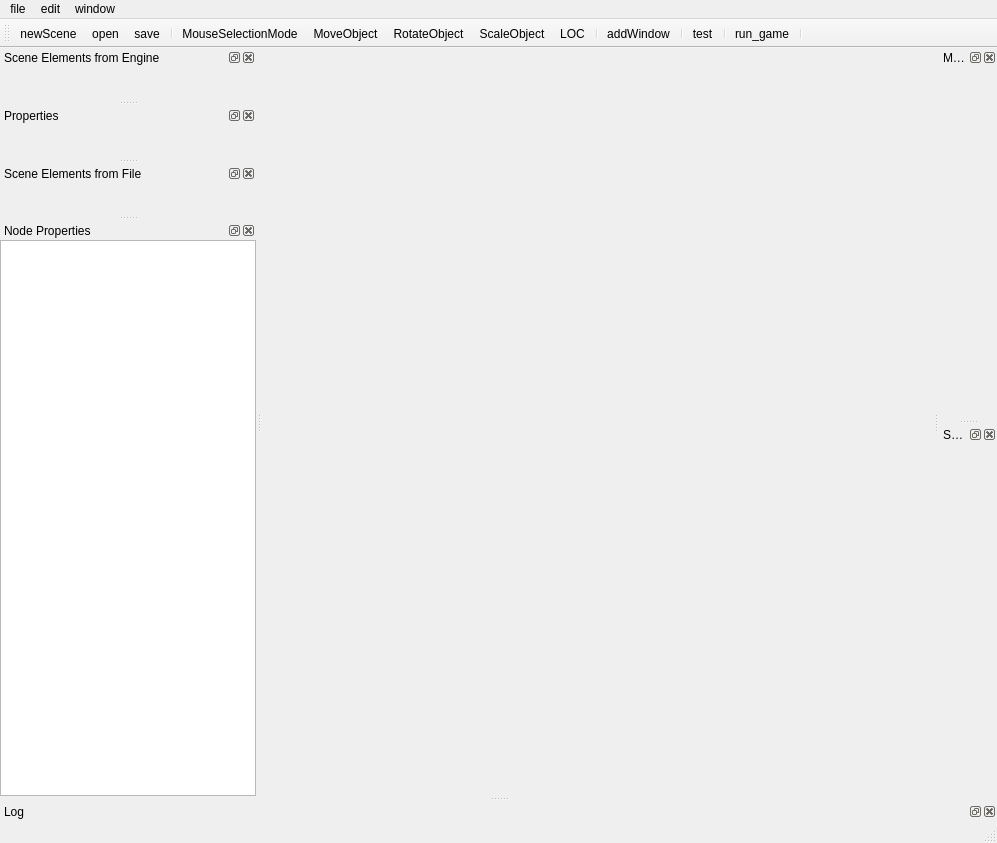
<?xml version="1.0" encoding="UTF-8"?>
<ui version="4.0">
 <class>editorClass</class>
 <widget class="QMainWindow" name="editorClass">
  <property name="geometry">
   <rect>
    <x>0</x>
    <y>0</y>
    <width>997</width>
    <height>843</height>
   </rect>
  </property>
  <property name="windowTitle">
   <string>editor</string>
  </property>
  <widget class="QWidget" name="centralWidget"/>
  <widget class="QMenuBar" name="menuBar">
   <property name="geometry">
    <rect>
     <x>0</x>
     <y>0</y>
     <width>997</width>
     <height>21</height>
    </rect>
   </property>
   <widget class="QMenu" name="menuWindow">
    <property name="title">
     <string>window</string>
    </property>
    <addaction name="actionAddWindow"/>
   </widget>
   <widget class="QMenu" name="menuEdit">
    <property name="title">
     <string>edit</string>
    </property>
    <addaction name="actionMouseSelectionMode"/>
    <addaction name="actionMoveObject"/>
    <addaction name="actionRotateObject"/>
    <addaction name="actionScaleObject"/>
   </widget>
   <widget class="QMenu" name="menuFile">
    <property name="title">
     <string>file</string>
    </property>
    <addaction name="actionNewScene"/>
    <addaction name="actionOpen"/>
    <addaction name="actionSave"/>
   </widget>
   <addaction name="menuFile"/>
   <addaction name="menuEdit"/>
   <addaction name="menuWindow"/>
  </widget>
  <widget class="QToolBar" name="mainToolBar">
   <property name="iconSize">
    <size>
     <width>16</width>
     <height>16</height>
    </size>
   </property>
   <attribute name="toolBarArea">
    <enum>TopToolBarArea</enum>
   </attribute>
   <attribute name="toolBarBreak">
    <bool>false</bool>
   </attribute>
   <addaction name="actionNewScene"/>
   <addaction name="actionOpen"/>
   <addaction name="actionSave"/>
   <addaction name="separator"/>
   <addaction name="actionMouseSelectionMode"/>
   <addaction name="actionMoveObject"/>
   <addaction name="actionRotateObject"/>
   <addaction name="actionScaleObject"/>
   <addaction name="actionLOC"/>
   <addaction name="separator"/>
   <addaction name="actionAddWindow"/>
   <addaction name="separator"/>
   <addaction name="actionTest"/>
   <addaction name="separator"/>
   <addaction name="actionRun_game"/>
   <addaction name="separator"/>
  </widget>
  <widget class="QStatusBar" name="statusBar"/>
  <widget class="QDockWidget" name="dockWidget_2">
   <property name="windowTitle">
    <string>Main Viewer</string>
   </property>
   <attribute name="dockWidgetArea">
    <number>2</number>
   </attribute>
  </widget>
  <widget class="QDockWidget" name="NodesTree_dockWidget">
   <property name="windowTitle">
    <string>Scene Elements from Engine</string>
   </property>
   <attribute name="dockWidgetArea">
    <number>1</number>
   </attribute>
  </widget>
  <widget class="QDockWidget" name="Property_dockWidget">
   <property name="windowTitle">
    <string>Properties</string>
   </property>
   <attribute name="dockWidgetArea">
    <number>1</number>
   </attribute>
  </widget>
  <widget class="QDockWidget" name="m_logWidgetDock">
   <property name="windowTitle">
    <string>Log</string>
   </property>
   <attribute name="dockWidgetArea">
    <number>8</number>
   </attribute>
  </widget>
  <widget class="QDockWidget" name="python_dockWidget">
   <property name="windowTitle">
    <string>Script</string>
   </property>
   <attribute name="dockWidgetArea">
    <number>2</number>
   </attribute>
  </widget>
  <widget class="QDockWidget" name="tree">
   <property name="windowTitle">
    <string>Scene Elements from File</string>
   </property>
   <attribute name="dockWidgetArea">
    <number>1</number>
   </attribute>
   <widget class="SceneTreeWidget" name="m_sceneTreeWidget"/>
  </widget>
  <widget class="QDockWidget" name="prop">
   <property name="windowTitle">
    <string>Node Properties</string>
   </property>
   <attribute name="dockWidgetArea">
    <number>1</number>
   </attribute>
   <widget class="NodeWidget" name="m_nodeWidget"/>
  </widget>
  <action name="actionAddWindow">
   <property name="icon">
    <iconset resource="editor.qrc">
     <normaloff>:/editor/icons/New_window.png</normaloff>:/editor/icons/New_window.png</iconset>
   </property>
   <property name="text">
    <string>addWindow</string>
   </property>
  </action>
  <action name="actionMouseSelectionMode">
   <property name="checkable">
    <bool>true</bool>
   </property>
   <property name="icon">
    <iconset resource="editor.qrc">
     <normaloff>:/instruments/icons/instruments/kursor.png</normaloff>:/instruments/icons/instruments/kursor.png</iconset>
   </property>
   <property name="text">
    <string>MouseSelectionMode</string>
   </property>
   <property name="toolTip">
    <string>MouseSelectionMode</string>
   </property>
   <property name="shortcut">
    <string>Space</string>
   </property>
  </action>
  <action name="actionMoveObject">
   <property name="checkable">
    <bool>true</bool>
   </property>
   <property name="icon">
    <iconset resource="editor.qrc">
     <normaloff>:/instruments/icons/instruments/move2.png</normaloff>:/instruments/icons/instruments/move2.png</iconset>
   </property>
   <property name="text">
    <string>MoveObject</string>
   </property>
   <property name="toolTip">
    <string>MoveObject</string>
   </property>
   <property name="shortcut">
    <string>V</string>
   </property>
  </action>
  <action name="actionRotateObject">
   <property name="checkable">
    <bool>true</bool>
   </property>
   <property name="icon">
    <iconset theme="RotateObject" resource="editor.qrc">
     <normaloff>:/instruments/icons/instruments/rotate2.png</normaloff>:/instruments/icons/instruments/rotate2.png</iconset>
   </property>
   <property name="text">
    <string>RotateObject</string>
   </property>
   <property name="shortcut">
    <string>C</string>
   </property>
  </action>
  <action name="actionScaleObject">
   <property name="checkable">
    <bool>true</bool>
   </property>
   <property name="icon">
    <iconset resource="editor.qrc">
     <normaloff>:/instruments/icons/instruments/Scale.png</normaloff>:/instruments/icons/instruments/Scale.png</iconset>
   </property>
   <property name="text">
    <string>ScaleObject</string>
   </property>
   <property name="toolTip">
    <string>ScaleObject</string>
   </property>
   <property name="shortcut">
    <string>X</string>
   </property>
  </action>
  <action name="actionLOC">
   <property name="checkable">
    <bool>true</bool>
   </property>
   <property name="icon">
    <iconset resource="editor.qrc">
     <normaloff>:/instruments/icons/instruments/LOC.png</normaloff>:/instruments/icons/instruments/LOC.png</iconset>
   </property>
   <property name="text">
    <string>LOC</string>
   </property>
  </action>
  <action name="actionNewScene">
   <property name="icon">
    <iconset resource="editor.qrc">
     <normaloff>:/editor/icons/New_file.png</normaloff>:/editor/icons/New_file.png</iconset>
   </property>
   <property name="text">
    <string>newScene</string>
   </property>
  </action>
  <action name="actionOpen">
   <property name="icon">
    <iconset resource="editor.qrc">
     <normaloff>:/editor/icons/Open_file.png</normaloff>:/editor/icons/Open_file.png</iconset>
   </property>
   <property name="text">
    <string>open</string>
   </property>
   <property name="shortcut">
    <string>Ctrl+O</string>
   </property>
  </action>
  <action name="actionSave">
   <property name="icon">
    <iconset resource="editor.qrc">
     <normaloff>:/editor/icons/Save_file.png</normaloff>:/editor/icons/Save_file.png</iconset>
   </property>
   <property name="text">
    <string>save</string>
   </property>
  </action>
  <action name="m_actionRemove">
   <property name="icon">
    <iconset resource="editor.qrc">
     <normaloff>:/tree/icons/Delete.png</normaloff>:/tree/icons/Delete.png</iconset>
   </property>
   <property name="text">
    <string>Remove</string>
   </property>
  </action>
  <action name="m_actionPaste">
   <property name="icon">
    <iconset>
     <normaloff>:/tree/icons/paste.png</normaloff>:/tree/icons/paste.png</iconset>
   </property>
   <property name="text">
    <string>Paste</string>
   </property>
  </action>
  <action name="m_actionCut">
   <property name="icon">
    <iconset>
     <normaloff>:/tree/icons/cut.png</normaloff>:/tree/icons/cut.png</iconset>
   </property>
   <property name="text">
    <string>Cut</string>
   </property>
  </action>
  <action name="m_actionCopy">
   <property name="icon">
    <iconset>
     <normaloff>:/tree/icons/copy.png</normaloff>:/tree/icons/copy.png</iconset>
   </property>
   <property name="text">
    <string>Copy</string>
   </property>
  </action>
  <action name="actionTest">
   <property name="text">
    <string>test</string>
   </property>
  </action>
  <action name="actionRun_game">
   <property name="checkable">
    <bool>true</bool>
   </property>
   <property name="icon">
    <iconset resource="editor.qrc">
     <normaloff>:/EditorContents/EditorContents/btScriptRun-off.png</normaloff>:/EditorContents/EditorContents/btScriptRun-off.png</iconset>
   </property>
   <property name="text">
    <string>run_game</string>
   </property>
  </action>
 </widget>
 <layoutdefault spacing="6" margin="11"/>
 <customwidgets>
  <customwidget>
   <class>SceneTreeWidget</class>
   <extends>QWidget</extends>
   <header>scenetreewidget.h</header>
   <container>1</container>
  </customwidget>
  <customwidget>
   <class>NodeWidget</class>
   <extends>QTreeView</extends>
   <header>nodewidget.h</header>
  </customwidget>
 </customwidgets>
 <resources>
  <include location="editor.qrc"/>
  <include location="EditorContents/EditorContents.qrc"/>
 </resources>
 <connections/>
</ui>
